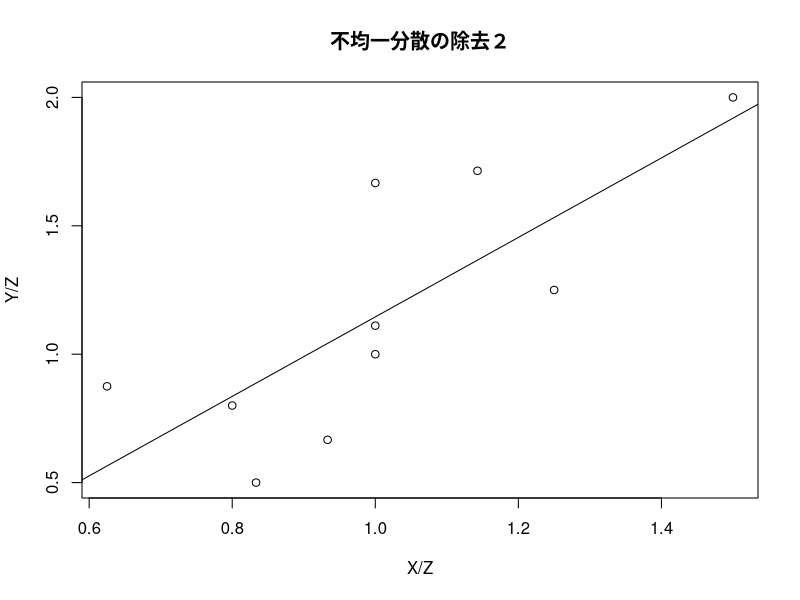

Source code (R): (Note: this script raises an error after producing the figure.)
data1 <- read.table("k0604.csv",header = TRUE, sep =",")
data1
plot(data1$XZ, data1$YZ,xlab="X/Z",ylab="Y/Z",main="不均一分散の除去２")
fm3 <- lm(YZ ~ XZ, data = data1)
summary(fm3)
abline(fm3)
bptest(fm3)
